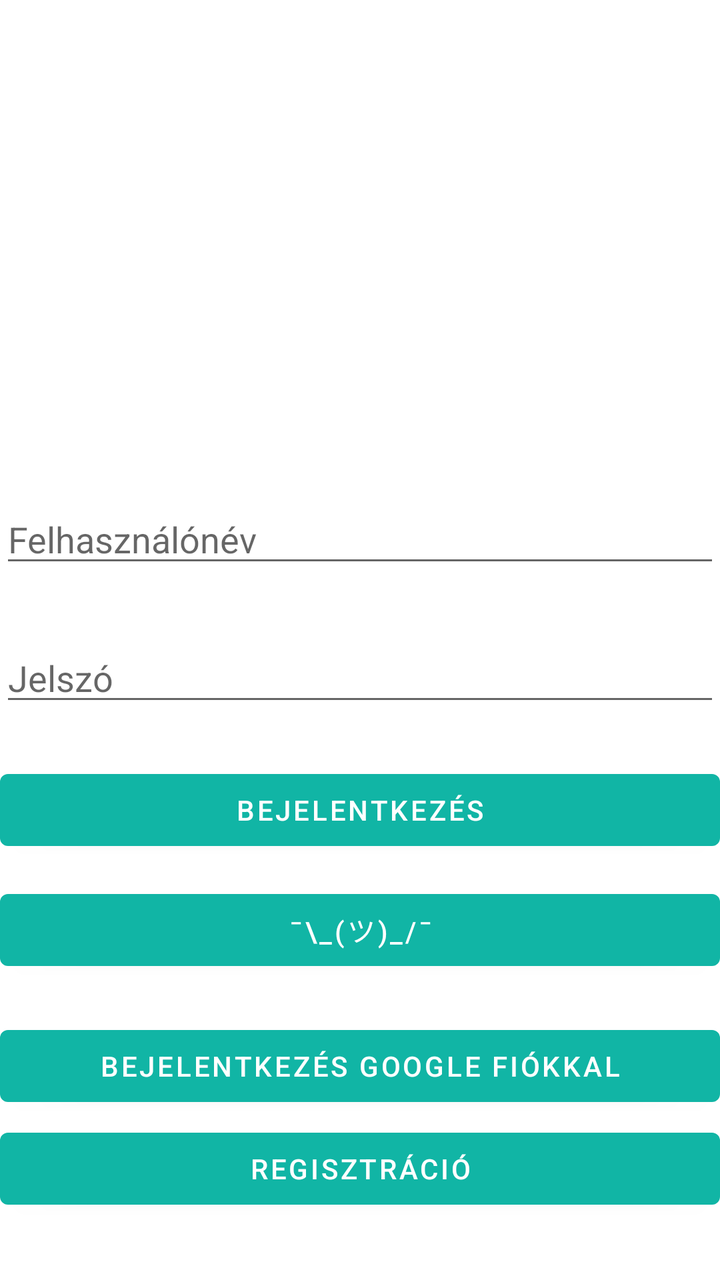
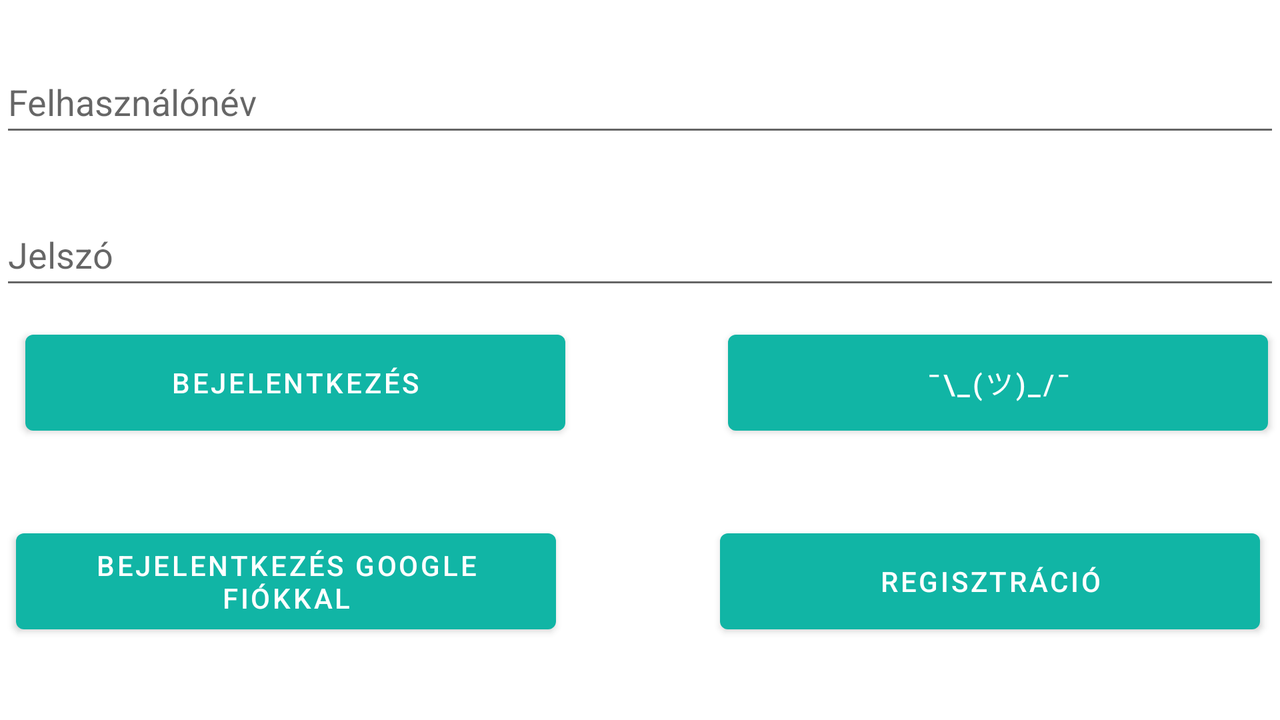

One screen, two layout resources from the same app: the default and the repository's alternative for another configuration. Each is rendered where Android would select it; the XML of both is given below.
<!-- AndroidManifest.xml: application theme Theme.MyApplication -->
<!-- res/layout/activity_main.xml -->
<?xml version="1.0" encoding="utf-8"?>
<androidx.constraintlayout.widget.ConstraintLayout xmlns:android="http://schemas.android.com/apk/res/android"
    xmlns:app="http://schemas.android.com/apk/res-auto"
    xmlns:tools="http://schemas.android.com/tools"
    android:layout_width="match_parent"
    android:layout_height="match_parent"
    android:animateLayoutChanges="true"
    tools:context=".MainActivity">


    <EditText
        android:id="@+id/EditTextUsername"
        android:layout_width="match_parent"
        android:layout_height="wrap_content"
        android:ems="10"
        android:hint="@string/name"
        android:inputType="text"
        app:layout_constraintBottom_toBottomOf="parent"
        app:layout_constraintTop_toTopOf="parent"
        app:layout_constraintVertical_bias="0.413"
        tools:layout_editor_absoluteX="0dp" />

    <EditText
        android:id="@+id/EditTexPassword"
        android:layout_width="match_parent"
        android:layout_height="wrap_content"
        android:layout_marginBottom="150dp"
        android:ems="10"
        android:hint="@string/password"
        android:inputType="textPassword"
        app:layout_constraintBottom_toBottomOf="parent"
        app:layout_constraintTop_toBottomOf="@+id/EditTextUsername"
        app:layout_constraintVertical_bias="0.175"
        tools:layout_editor_absoluteX="0dp" />

    <Button
        android:id="@+id/loginButton"
        android:layout_width="0dp"
        android:layout_height="wrap_content"
        android:text="@string/login"
        android:onClick="login"
        app:layout_constraintBottom_toBottomOf="parent"
        app:layout_constraintEnd_toEndOf="parent"
        app:layout_constraintHorizontal_bias="0.0"
        app:layout_constraintStart_toStartOf="parent"
        app:layout_constraintTop_toBottomOf="@+id/EditTexPassword"
        app:layout_constraintVertical_bias="0.098"
        />

    <Button
        android:id="@+id/guestSignInButton"
        android:layout_width="0dp"
        android:layout_height="wrap_content"
        android:layout_marginTop="12dp"
        android:text="¯\\_(ツ)_/¯"
        android:onClick="loginAsGuest"
        app:layout_constraintEnd_toEndOf="parent"
        app:layout_constraintHorizontal_bias="1.0"
        app:layout_constraintStart_toStartOf="parent"
        app:layout_constraintTop_toBottomOf="@+id/loginButton"
        tools:ignore="onClick"

        />

    <Button
        android:id="@+id/googleSignInButton"
        android:layout_width="0dp"
        android:layout_height="wrap_content"
        android:layout_marginTop="20dp"
        android:text="@string/google_sign_in"
        android:onClick="loginWithGoogle"
        app:layout_constraintEnd_toEndOf="parent"
        app:layout_constraintHorizontal_bias="0.0"
        app:layout_constraintStart_toStartOf="parent"
        app:layout_constraintTop_toBottomOf="@+id/guestSignInButton"

        />

    <Button
        android:id="@+id/registerButton"
        android:layout_width="0dp"
        android:layout_height="wrap_content"
        android:text="@string/registration"
        android:onClick="register"
        app:layout_constraintBottom_toBottomOf="parent"
        app:layout_constraintEnd_toEndOf="parent"
        app:layout_constraintHorizontal_bias="0.0"
        app:layout_constraintStart_toStartOf="parent"
        app:layout_constraintTop_toBottomOf="@+id/googleSignInButton"
        app:layout_constraintVertical_bias="0.098"
        />
</androidx.constraintlayout.widget.ConstraintLayout>
<!-- resources referenced by this layout -->
<resources>
  <string name="google_sign_in">Bejelentkezés Google fiókkal</string>
  <string name="login">Bejelentkezés</string>
  <string name="name">Felhasználónév</string>
  <string name="password">Jelszó</string>
  <string name="registration">Regisztráció</string>
  <style name="Theme.MyApplication" parent="Theme.MaterialComponents.DayNight.DarkActionBar">
          
          <item name="colorPrimary">@color/teal_200</item>
          <item name="colorPrimaryVariant">@color/purple_700</item>
          <item name="colorOnPrimary">@color/white</item>
          
          <item name="colorSecondary">@color/teal_200</item>
          <item name="colorSecondaryVariant">@color/teal_700</item>
          <item name="colorOnSecondary">@color/black</item>
          
          <item name="android:statusBarColor">?attr/colorPrimaryVariant</item>
          
      </style>
  <color name="teal_200">#11B5A5</color>
  <color name="purple_700">#0878D1</color>
  <color name="white">#FFFFFFFF</color>
  <color name="teal_700">#FF018786</color>
  <color name="black">#FF000000</color>
</resources>
<!-- res/layout-land/activity_main.xml (the repository's variant of the layout above) -->
<!-- drawn on the phone turned sideways -->
<?xml version="1.0" encoding="utf-8"?>
<androidx.constraintlayout.widget.ConstraintLayout xmlns:android="http://schemas.android.com/apk/res/android"
    xmlns:app="http://schemas.android.com/apk/res-auto"
    xmlns:tools="http://schemas.android.com/tools"
    android:layout_width="match_parent"
    android:layout_height="match_parent"
    tools:context=".MainActivity">


    <EditText
        android:id="@+id/EditTextUsername"
        android:layout_width="match_parent"
        android:layout_height="48dp"
        android:ems="10"
        android:hint="@string/name"
        android:inputType="text"
        app:layout_constraintBottom_toBottomOf="parent"
        app:layout_constraintTop_toTopOf="parent"
        app:layout_constraintVertical_bias="0.081"
        tools:layout_editor_absoluteX="0dp" />

    <EditText
        android:id="@+id/EditTexPassword"
        android:layout_width="match_parent"
        android:layout_height="48dp"
        android:layout_marginBottom="150dp"
        android:ems="10"
        android:hint="@string/password"
        android:inputType="textPassword"
        app:layout_constraintBottom_toBottomOf="parent"
        app:layout_constraintTop_toBottomOf="@+id/EditTextUsername"
        app:layout_constraintVertical_bias="0.319"
        tools:layout_editor_absoluteX="-28dp" />

    <Button
        android:id="@+id/loginButton"
        android:layout_width="270dp"
        android:layout_height="60dp"
        android:onClick="login"
        android:text="@string/login"
        app:layout_constraintBottom_toBottomOf="parent"
        app:layout_constraintEnd_toEndOf="parent"
        app:layout_constraintHorizontal_bias="0.034"
        app:layout_constraintStart_toStartOf="parent"
        app:layout_constraintTop_toTopOf="parent"
        app:layout_constraintVertical_bias="0.538"
        />

    <Button
        android:id="@+id/guestSignInButton"
        android:layout_width="270dp"
        android:layout_height="60dp"
        android:onClick="loginAsGuest"
        android:text="¯\\_(ツ)_/¯"

        app:layout_constraintBottom_toBottomOf="parent"
        app:layout_constraintEnd_toEndOf="parent"
        app:layout_constraintHorizontal_bias="0.931"
        app:layout_constraintStart_toEndOf="@+id/loginButton"
        app:layout_constraintTop_toTopOf="parent"
        app:layout_constraintVertical_bias="0.538"
        tools:ignore="onClick"
        />

    <Button
        android:id="@+id/googleSignInButton"
        android:layout_width="270dp"
        android:layout_height="60dp"
        android:onClick="loginWithGoogle"
        android:text="@string/google_sign_in"


        app:layout_constraintBottom_toBottomOf="parent"
        app:layout_constraintEnd_toStartOf="@+id/registerButton"
        app:layout_constraintHorizontal_bias="0.089"
        app:layout_constraintStart_toStartOf="parent"
        app:layout_constraintTop_toBottomOf="@+id/loginButton"
        />

    <Button
        android:id="@+id/registerButton"
        android:layout_width="270dp"
        android:layout_height="60dp"
        android:onClick="register"
        android:text="@string/registration"
        app:layout_constraintBottom_toBottomOf="parent"
        app:layout_constraintEnd_toEndOf="parent"
        app:layout_constraintHorizontal_bias="0.973"
        app:layout_constraintStart_toStartOf="parent"
        app:layout_constraintTop_toBottomOf="@+id/guestSignInButton"
        />
</androidx.constraintlayout.widget.ConstraintLayout>
